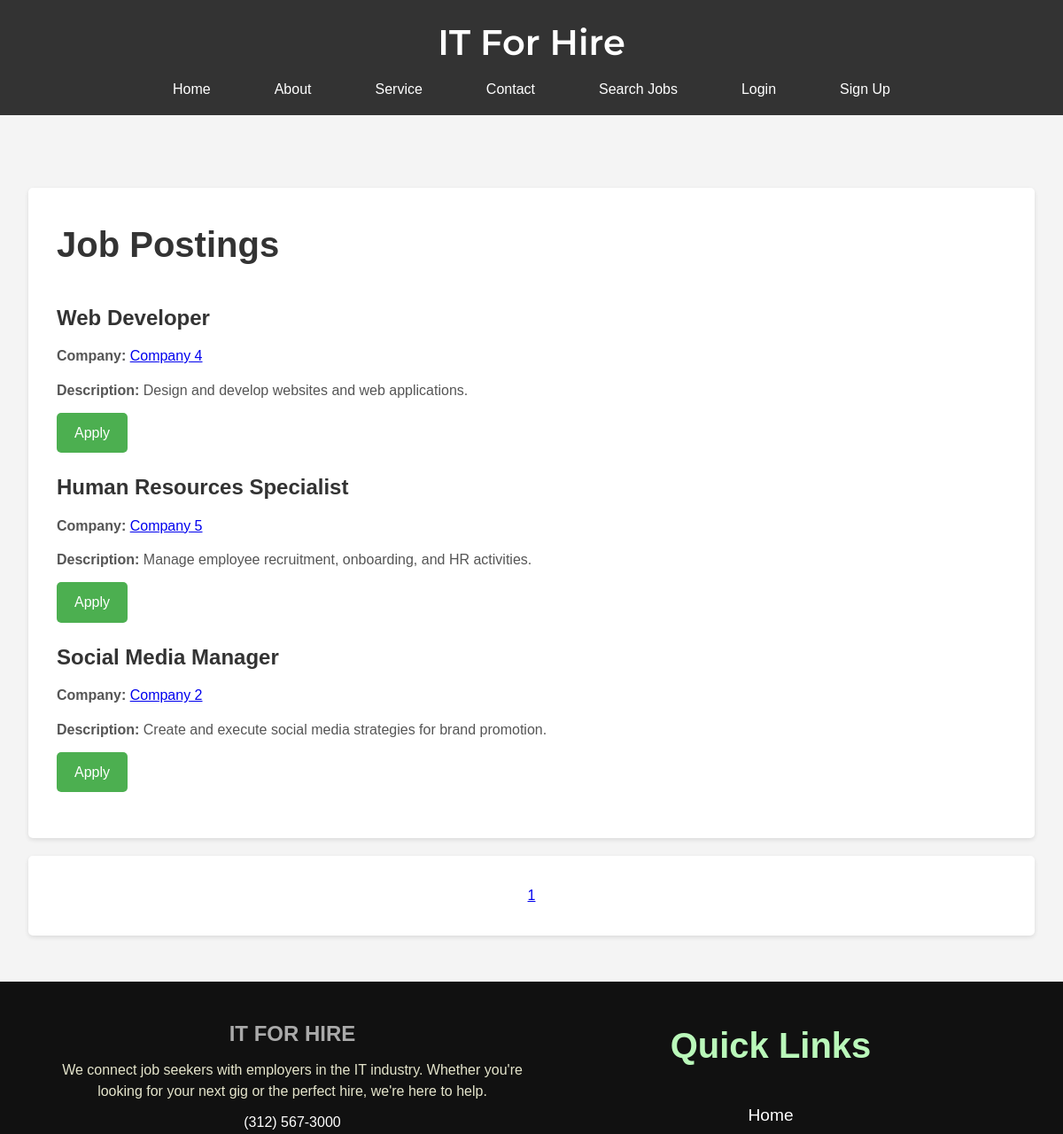
The page /search.php (upper part) on the database as committed earlier.
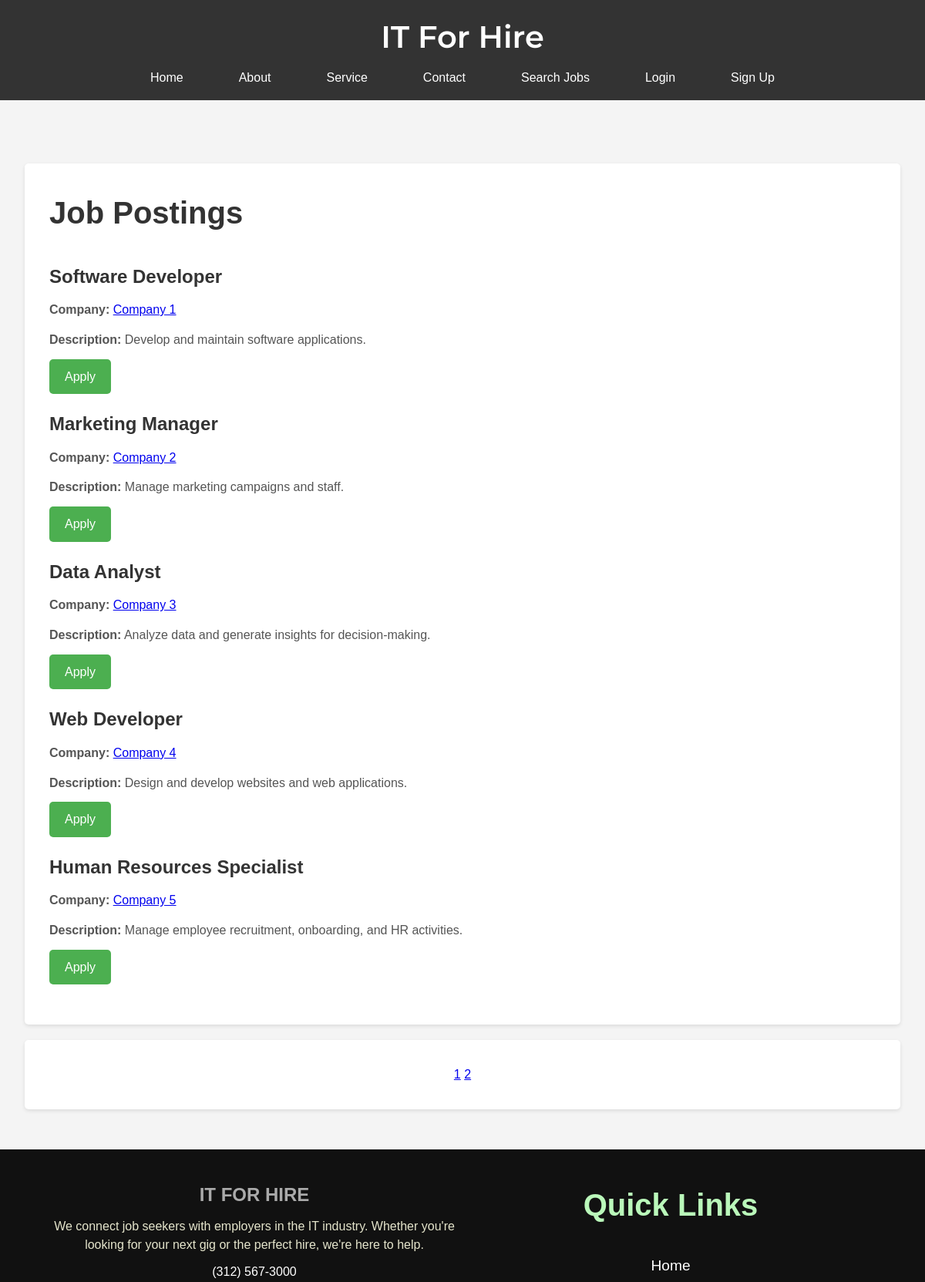
The same page on the database as committed later.
### tables this page shows
CREATE TABLE jobs (
    job_id INT AUTO_INCREMENT PRIMARY KEY,
    company_id INT NOT NULL,
    category_id INT NOT NULL,
    title VARCHAR(255) NOT NULL,
    description TEXT,
    salary DECIMAL(10, 2),
    FOREIGN KEY (company_id) REFERENCES companies(company_id),
    FOREIGN KEY (category_id) REFERENCES categories(category_id)
);

CREATE TABLE companies (
    company_id INT AUTO_INCREMENT PRIMARY KEY,
    username VARCHAR(50),
    password VARCHAR(255),
    email VARCHAR(100),
    company_name VARCHAR(100),
    industry VARCHAR(100),
    size ENUM('Small', 'Medium', 'Large'),
    description TEXT,
    address TEXT
);

### search.php (the view, shortened to what this page needs)
<?php
include('header.php');
include('db.php');
$results_per_page = 5;
if (!isset($_GET['page'])) {
    $page = 1;
} else {
    $page = $_GET['page'];
}
$sql = "SELECT companies.company_id, companies.company_name AS company_name, jobs.job_id, jobs.title, jobs.description
        FROM jobs
        INNER JOIN companies ON jobs.company_id = companies.company_id";
$result = mysqli_query($conn, $sql);
$number_of_results = mysqli_num_rows($result);
$number_of_pages = ceil($number_of_results / $results_per_page);
$this_page_first_result = ($page - 1) * $results_per_page;
$sql = "SELECT companies.company_id, companies.company_name AS company_name, jobs.job_id, jobs.title, jobs.description
        FROM jobs
        INNER JOIN companies ON jobs.company_id = companies.company_id
        LIMIT $this_page_first_result, $results_per_page";
$result = mysqli_query($conn, $sql);
?>
<main>
    <section>
        <h2>Job Postings</h2>
        <?php
        while ($row = mysqli_fetch_assoc($result)) {
            echo "<div>";
            echo "<h3>" . htmlspecialchars($row['title']) . "</h3>";
            echo "<p><strong>Company:</strong> <a href='company_details.php?company_id=" . $row['company_id'] . "'>" . htmlspecialchars($row['company_name']) . "</a></p>";
            echo "<p><strong>Description:</strong> " . htmlspecialchars($row['description']) . "</p>";
            if (!isset($_SESSION['company_user']) && !isset($_SESSION['admin'])) {
                echo '<a class="apply-button" href="apply.php?job_id=' . $row['job_id'] . '">Apply</a>';
            } elseif (isset($_SESSION['admin'])) {
                echo '<p><em>Admin users cannot apply for jobs.</em></p>';
            } else {
                echo '<p><em>Company users cannot apply for jobs.</em></p>';
            }
            echo "</div>";
        }
        ?>
    </section>
    <section class="pagination">
        <div>
            <?php
            for ($pg = 1; $pg <= $number_of_pages; $pg++) {
                echo '<a href="search.php?page=' . $pg . '"';
                if ($pg == $page) {
                    echo ' class="active"';
                }
                echo '>' . $pg . '</a> ';
            }
            ?>
        </div>
    </section>
</main>
<?php
include('footer.php');
?>

### header.php (shortened to what this page needs)
<!DOCTYPE html>
<html lang="en">
<head>
    <link rel="stylesheet" href="css/style.css">
</head>
<body>
    <header>
        <div class="title-container">
            <h1>IT For Hire</h1>
        </div>
        <nav>
            <ul>
                <li><a href="index.php">Home</a></li>
                <li><a href="about.php">About</a></li>
                <li><a href="service.php">Service</a></li>
                <li><a href="contact.php">Contact</a></li>
                <li><a href="search.php">Search Jobs</a></li>
                <?php
                if (isset($_SESSION['admin'])) {
                    echo '<li><a href="manage.php">Manage</a></li>';
                    echo '<li><a href="logout.php">Logout</a></li>';
                } else {
                    echo '<li><a href="login.php">Login</a></li>';
                    echo '<li><a href="signup.php">Sign Up</a></li>';
                }
                ?>
            </ul>
        </nav>
    </header>
</body>
</html>

### footer.php (shortened to what this page needs)
<!DOCTYPE html>
<html lang="en">
<head>
    <link rel="stylesheet" href="css/footer.css">
</head>
<body>
    <footer>
        <div class="footer-content">
            <div class="footer-section about">
                <h2 class="logo">IT FOR HIRE</h2>
                <p>
                    We connect job seekers with employers in the IT industry.
                    Whether you're looking for your next gig or the perfect hire,
                    we're here to help.
                </p>
                <div class="contact">
                    <span><i class="fas fa-phone"></i>(312) 567-3000</span>
                </div>
            </div>
            <div class="footer-section links">
                <h2>Quick Links</h2>
                <ul>
                    <li><a href="index.php">Home</a></li>
                </ul>
            </div>
        </div>
    </footer>
</body>
</html>

### css/style.css (style rules this page uses)
:root { --header-bg-color: #333; }
header { background-color: var(--header-bg-color); color: #fff; padding: 1rem 0; text-align: center; }
.title-container h1 { color: #fff; margin: 0 auto; font-size: 2.5rem; font-weight: 600; margin-bottom: 0.5rem; }
nav ul { list-style-type: none; padding: 0; margin: 0; display: flex; justify-content: center; align-items: center; }
nav ul li { margin: 0 20px; }
nav ul li a { color: #fff; text-decoration: none; padding: 8px 16px; font-size: 1rem; transition: color 0.3s ease; }
body { font-family: Arial, sans-serif; background-color: #c9d0d4; margin: 0 auto; max-width: 1980px; }
main { max-width: 1700px; margin: 0 auto; padding: 0 20px; }
h1 { font-family: Montserrat, sans-serif; font-size: 2rem; margin-bottom: 30px; color: #333; }
h2 { font-size: 1.8rem; margin-bottom: 20px; color: #333; }
h3 { font-size: 1.5rem; margin-bottom: 10px; color: #333; }
p { line-height: 1.8; margin-bottom: 10px; color: #555; }
section { margin-top: 50px; }
.apply-button { background-color: #4CAF50; color: white; padding: 10px 20px; text-align: center; text-decoration: none; display: inline-block; border-radius: 5px; transition: background-color 0.3s; border: none; cursor: pointer; }
.pagination { margin-top: 20px; margin-bottom: 20px; text-align: center; }
* { margin: 0; padding: 0; box-sizing: border-box; }
body { font-family: 'Montserrat', sans-serif; background-color: #f5f5f5; color: #333; line-height: 1.6; padding: 20px; }

### css/footer.css (style rules this page uses)
body { font-family: Arial, sans-serif; line-height: 1.6; margin: 0; padding: 0; background-color: #f4f4f4; }
header { background-color: #333; color: #fff; padding: 1rem; text-align: center; }
main { padding: 2rem; }
section { background-color: #fff; padding: 2rem; border-radius: 5px; box-shadow: 0 2px 5px rgba(0, 0, 0, 0.1); }
footer { background-color: #111; color: #fff; font-family: Arial, sans-serif; padding: 80px 0; }
.footer-content { max-width: 1100px; margin: 0 auto; display: flex; justify-content: space-between; flex-wrap: wrap; }
.footer-content h2 { font-size: 2.5rem; }
.footer-section { flex-basis: 30%; margin-bottom: 50px; }
.about h2.logo { color: gray; }
.footer-content p { line-height: 1.8; margin-bottom: 20px; color: #E5E5CC; }
.contact span { display: block; margin-bottom: 10px; }
.links ul { list-style: none; margin: 0; padding: 0; }
.links li { margin-bottom: 10px; }
.links a { color: #fff; text-decoration: none; font-size: 1.2rem; }
@media (max-width: 1200px) { footer { background-color: #111; color: #fff; font-family: Arial, sans-serif; padding: 40px 0; } }
@media (max-width: 1200px) { .footer-content { max-width: 90%; margin: 0 auto; display: flex; flex-wrap: wrap; justify-content: center; } }
@media (max-width: 1200px) { .footer-section { flex-basis: 50%; margin-bottom: 30px; text-align: center; } }
@media (max-width: 1200px) { .about h2.logo { font-size: 1.5rem; margin-bottom: 10px; } }
@media (max-width: 1200px) { .about p { line-height: 1.5; margin-bottom: 10px; } }
@media (max-width: 1200px) { .contact span { display: block; margin-bottom: 10px; font-size: 1rem; } }
@media (max-width: 1200px) { .links ul { list-style: none; margin: 0; padding: 0; font-size: 1rem; } }
@media (max-width: 1200px) { .links li { margin-bottom: 10px; } }
@media (max-width: 1200px) { .links a { color: #fff; text-decoration: none; } }

### search.php (style rules this page uses)
.apply-button { margin-bottom: 20px; }
h2 { font-size: 2.5rem; margin-bottom: 2rem; }

Rows that differ between the two databases and show on the page:
no longer on this page (row unchanged): jobs: title "Social Media Manager", company.company_name "Company 2", description "Create and execute social media strategies for brand promotion."
added jobs: title "Software Developer", company.company_name "Company 1", description "Develop and maintain software applications."
added jobs: title "Marketing Manager", company.company_name "Company 2", description "Manage marketing campaigns and staff."
added jobs: title "Data Analyst", company.company_name "Company 3", description "Analyze data and generate insights for decision-making."
Other text that changed with them:
new list line: "2"
